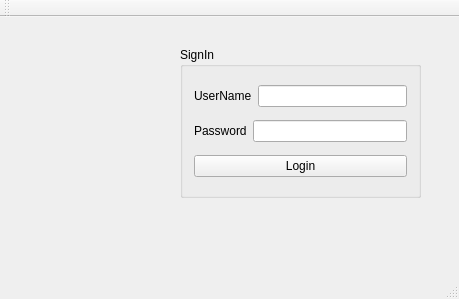
<?xml version="1.0" encoding="UTF-8"?>
<ui version="4.0">
 <class>MainWindow</class>
 <widget class="QMainWindow" name="MainWindow">
  <property name="geometry">
   <rect>
    <x>0</x>
    <y>0</y>
    <width>459</width>
    <height>299</height>
   </rect>
  </property>
  <property name="windowTitle">
   <string>MainWindow</string>
  </property>
  <widget class="QWidget" name="centralWidget">
   <widget class="QGroupBox" name="groupBox">
    <property name="geometry">
     <rect>
      <x>180</x>
      <y>30</y>
      <width>241</width>
      <height>151</height>
     </rect>
    </property>
    <property name="title">
     <string>SignIn</string>
    </property>
    <layout class="QVBoxLayout" name="verticalLayout">
     <item>
      <layout class="QHBoxLayout" name="horizontalLayout">
       <item>
        <widget class="QLabel" name="label">
         <property name="text">
          <string>UserName</string>
         </property>
        </widget>
       </item>
       <item>
        <widget class="QLineEdit" name="lineEdit_username"/>
       </item>
      </layout>
     </item>
     <item>
      <layout class="QHBoxLayout" name="horizontalLayout_2">
       <item>
        <widget class="QLabel" name="label_2">
         <property name="text">
          <string>Password</string>
         </property>
        </widget>
       </item>
       <item>
        <widget class="QLineEdit" name="lineEdit_password">
         <property name="echoMode">
          <enum>QLineEdit::Password</enum>
         </property>
        </widget>
       </item>
      </layout>
     </item>
     <item>
      <widget class="QPushButton" name="pushButton_Login">
       <property name="text">
        <string>Login</string>
       </property>
      </widget>
     </item>
    </layout>
   </widget>
   <widget class="QLabel" name="label_pic">
    <property name="geometry">
     <rect>
      <x>40</x>
      <y>40</y>
      <width>121</width>
      <height>131</height>
     </rect>
    </property>
    <property name="text">
     <string/>
    </property>
   </widget>
  </widget>
  <widget class="QMenuBar" name="menuBar">
   <property name="geometry">
    <rect>
     <x>0</x>
     <y>0</y>
     <width>459</width>
     <height>21</height>
    </rect>
   </property>
  </widget>
  <widget class="QToolBar" name="mainToolBar">
   <attribute name="toolBarArea">
    <enum>TopToolBarArea</enum>
   </attribute>
   <attribute name="toolBarBreak">
    <bool>false</bool>
   </attribute>
  </widget>
  <widget class="QStatusBar" name="statusBar"/>
 </widget>
 <layoutdefault spacing="6" margin="11"/>
 <resources/>
 <connections/>
</ui>
